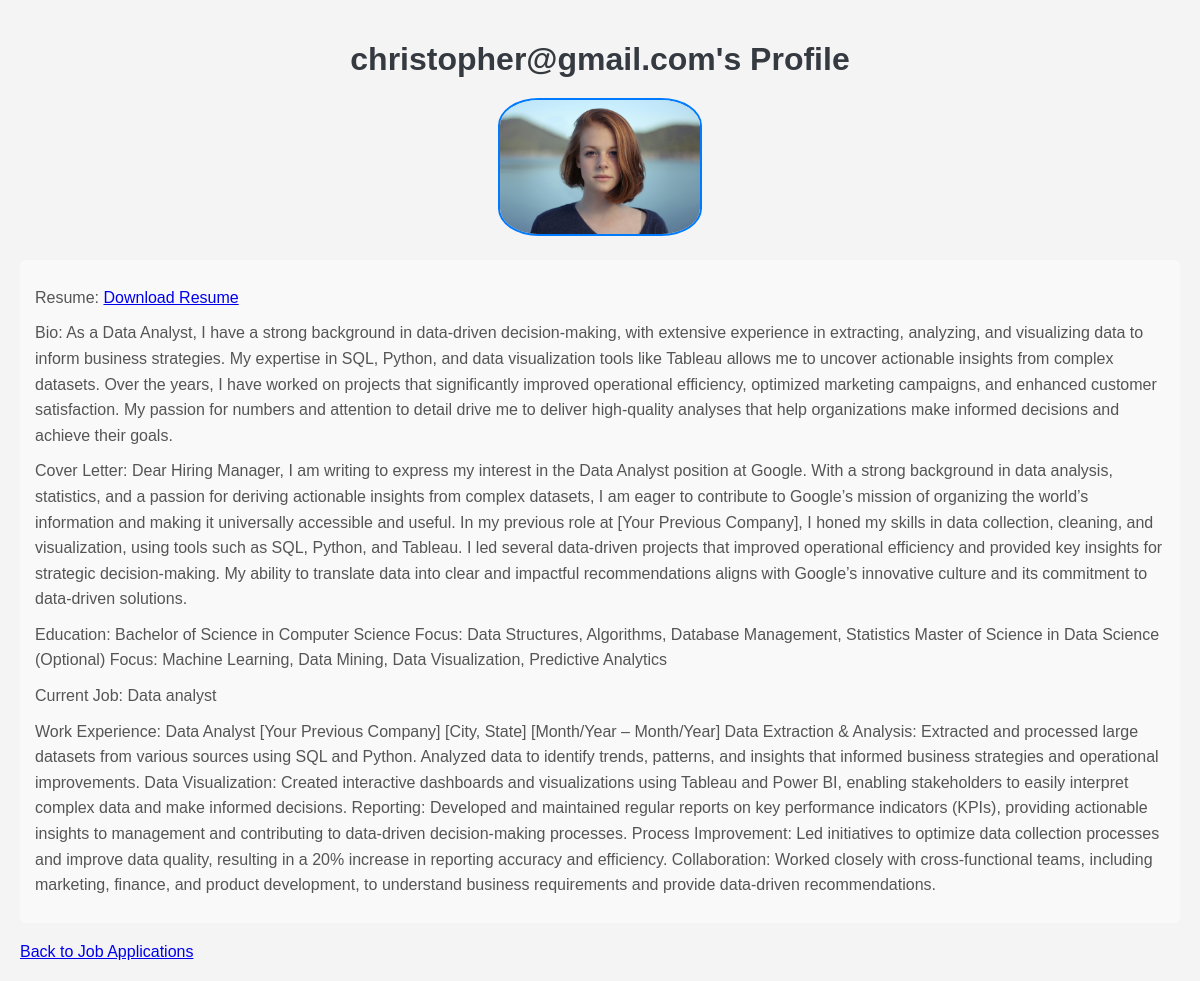
The app's page /view_applicant_profile/15/6/ (signed in) with its own data.
### jobs/models.py (models this page shows, shortened)
class Jobseeker(models.Model):
    user = models.OneToOneField(User, on_delete=models.CASCADE)
    profile_picture = models.ImageField(upload_to='jobseeker_pictures/', blank=True, null=True)
    bio = models.TextField()
    education = models.TextField(blank=True, null=True)
    current_job = models.CharField(max_length=255, blank=True, null=True)
    work_experience = models.TextField(blank=True, null=True)
    resume = models.FileField(upload_to='resumes/')

class Application(models.Model):
    job = models.ForeignKey(Job, on_delete=models.CASCADE)
    jobseeker = models.ForeignKey(Jobseeker, on_delete=models.CASCADE)
    cover_letter = models.TextField()
    applied_at = models.DateTimeField(auto_now_add=True)
    class Meta:
        unique_together = ('job', 'jobseeker')

### jobs/views.py (the view)
# urls.py: path('view_applicant_profile/<int:job_id>/<int:jobseeker_id>/', view_applicant_profile, name='view_applicant_profile'),
@login_required
def view_applicant_profile(request, job_id, jobseeker_id):
    applicant = get_object_or_404(Jobseeker, id=jobseeker_id)
    job = get_object_or_404(Job, id=job_id)
    applications = Application.objects.filter(job=job, jobseeker=applicant)
    if applications.count() == 1:
        application = applications.first()
    else:
        application = None
    return render(request, 'jobs/view_applicant_profile.html', {
        'applicant': applicant,
        'job': job,
        'application': application
    })

### jobs/templates/jobs/view_applicant_profile.html (shortened to what this page needs)
<!DOCTYPE html>
<html lang="en">
<head>
    {% load static %}
    <link rel="stylesheet" href="{% static 'jobseeker_profile.css' %}">
</head>
<body>
    <h1>{{ applicant.user.username }}'s Profile</h1>
    <div class="profile-picture">
        {% if applicant.profile_picture %}
            <img src="{{ applicant.profile_picture.url }}" alt="{{ applicant.user.username }}'s Profile Picture">
        {% else %}
            <p>No profile picture available.</p>
        {% endif %}
    </div>
    <div class="profile-info">
        <p>Resume: <a href="{{ applicant.resume.url }}">Download Resume</a></p>
        <p>Bio: {{ applicant.bio }}</p>
        <p>Cover Letter: {{ application.cover_letter }}</p>
        <p>Education: {{ applicant.education }}</p>
        <p>Current Job: {{ applicant.current_job }}</p>
        <p>Work Experience: {{ applicant.work_experience }}</p>
    </div>
    <a href="{% url 'view_job_applications' job.id %}" class="button">Back to Job Applications</a>
</body>
</html>

### jobs/static/jobseeker_profile.css (style rules this page uses)
body { font-family: Arial, sans-serif; background-color: #f4f4f4; margin: 0; padding: 20px; }
h1 { color: #343a40; text-align: center; margin-bottom: 20px; }
.profile-picture { text-align: center; margin-bottom: 20px; }
.profile-picture img { border-radius: 20%; max-width: 200px; height: auto; border: 2px solid #007bff; }
.profile-info { background-color: #f9f9f9; padding: 15px; border-radius: 5px; margin-bottom: 20px; }
.profile-info p { margin: 10px 0; line-height: 1.6; color: #555; }

### records on screen
Jobseeker: user.username "christopher@gmail.com", profile_picture (picture), bio "As a Data Analyst, I have a strong background in data-driven decision-making, with extensive experience in extracting, analyzing, and visualizing data to inform business strategies. My expertise in SQL, Python, and data visualization tools like Tableau allows me to uncover actionable insights from complex datasets. Over the years, I have worked on projects that significantly improved operational efficiency, optimized marketing campaigns, and enhanced customer satisfaction. My passion for numbers and attention to detail drive me to deliver high-quality analyses that help organizations make informed decisions and achieve their goals.", education "Bachelor of Science in Computer Science Focus: Data Structures, Algorithms, Database Management, Statistics Master of Science in Data Science (Optional) Focus: Machine Learning, Data Mining, Data Visualization, Predictive Analytics", current_job "Data analyst", work_experience "Data Analyst [Your Previous Company] [City, State] [Month/Year – Month/Year] Data Extraction & Analysis: Extracted and processed large datasets from various sources using SQL and Python. Analyzed data to identify trends, patterns, and insights that informed business strategies and operational improvements. Data Visualization: Created interactive dashboards and visualizations using Tableau and Power BI, enabling stakeholders to easily interpret complex data and make informed decisions. Reporting: Developed and maintained regular reports on key performance indicators (KPIs), providing actionable insights to management and contributing to data-driven decision-making processes. Process…"
Application: cover_letter "Dear Hiring Manager, I am writing to express my interest in the Data Analyst position at Google. With a strong background in data analysis, statistics, and a passion for deriving actionable insights from complex datasets, I am eager to contribute to Google’s mission of organizing the world’s information and making it universally accessible and useful. In my previous role at [Your Previous Company], I honed my skills in data collection, cleaning, and visualization, using tools such as SQL, Python, and Tableau. I led several data-driven projects that improved operational efficiency and provided key insights for strategic decision-making. My ability to translate data into clear and impactful…"
